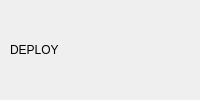
                        <widget class="QFrame" name="frame_56">
                         <property name="styleSheet">
                          <string notr="true"/>
                         </property>
                         <property name="frameShape">
                          <enum>QFrame::NoFrame</enum>
                         </property>
                         <property name="frameShadow">
                          <enum>QFrame::Raised</enum>
                         </property>
                         <layout class="QHBoxLayout" name="horizontalLayout_31">
                          <property name="spacing">
                           <number>0</number>
                          </property>
                          <property name="leftMargin">
                           <number>10</number>
                          </property>
                          <property name="topMargin">
                           <number>0</number>
                          </property>
                          <property name="rightMargin">
                           <number>10</number>
                          </property>
                          <property name="bottomMargin">
                           <number>0</number>
                          </property>
                          <item alignment="Qt::AlignLeft">
                           <widget class="QFrame" name="frame_58">
                            <property name="frameShape">
                             <enum>QFrame::NoFrame</enum>
                            </property>
                            <property name="frameShadow">
                             <enum>QFrame::Raised</enum>
                            </property>
                            <layout class="QVBoxLayout" name="verticalLayout_55">
                             <property name="spacing">
                              <number>0</number>
                             </property>
                             <property name="leftMargin">
                              <number>0</number>
                             </property>
                             <property name="topMargin">
                              <number>0</number>
                             </property>
                             <property name="rightMargin">
                              <number>0</number>
                             </property>
                             <property name="bottomMargin">
                              <number>0</number>
                             </property>
                             <item>
                              <widget class="QLabel" name="label_17">
                               <property name="styleSheet">
                                <string notr="true">font: 26px &quot;Segoe UI BOLD&quot;;</string>
                               </property>
                               <property name="text">
                                <string>DEPLOY</string>
                               </property>
                              </widget>
                             </item>
                            </layout>
                           </widget>
                          </item>
                          <item>
                           <widget class="QFrame" name="frame_59">
                            <property name="frameShape">
                             <enum>QFrame::NoFrame</enum>
                            </property>
                            <property name="frameShadow">
                             <enum>QFrame::Raised</enum>
                            </property>
                           </widget>
                          </item>
                         </layout>
                        </widget>
